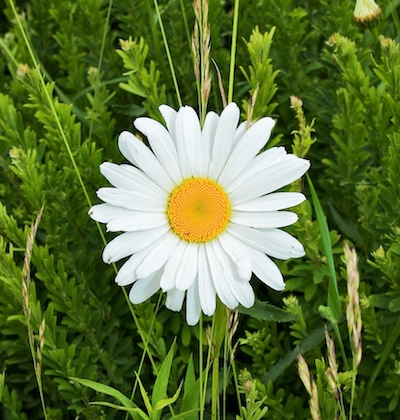
%> input picture Coursework02/Bo_Yuan_17017757/Image/flower.jpg, 400 x 420 px
$ octave Task05_2.m   (GNU Octave 9; MATLAB toolbox functions it lacks are replaced by stand-ins)
%> lines starting %> are read from the running program, lines starting %| are printed output that depends on the picture
### Coursework02/Bo_Yuan_17017757/mixGradient.m
function result = mixGradient(im_target,im_source)

%create the gradient mask for the first derivative
grad_mask_x=[-1 1];
grad_mask_y=[-1;1];

%get the first derivative of the target image

g_x_target=conv2(im_target(:,:),grad_mask_x, 'same');
g_y_target=conv2(im_target(:,:),grad_mask_y, 'same');
g_mag_target=sqrt(g_x_target.^2+g_y_target.^2);

%get the first derivative of the source image
g_x_source=conv2(im_source(:,:),grad_mask_x, 'same');
g_y_source=conv2(im_source(:,:),grad_mask_y, 'same');
g_mag_source=sqrt(g_x_source.^2+g_y_source.^2);

%work with 1-D
g_mag_target=g_mag_target(:);
g_mag_source=g_mag_source(:);

%initialize the final gradient with the source gradient
g_x_final=g_x_source(:);
g_y_final=g_y_source(:);

%if the gradient of the target image is larger than the gradient of
%the source image, use the target's gradient instead
g_x_final(abs(g_mag_target)>abs(g_mag_source))=...
            g_x_target(g_mag_target>g_mag_source);
g_y_final(abs(g_mag_target)>abs(g_mag_source))=...
            g_y_target(g_mag_target>g_mag_source);

%map to 2-D
g_x_final=reshape(g_x_final,size(im_source,1),size(im_source,2));
g_y_final=reshape(g_y_final,size(im_source,1),size(im_source,2));

%get the final laplacian of the combination between the source and
%target images lap=second deriv of x + second deriv of y
lap=conv2(g_x_final,grad_mask_x, 'same');
lap=lap+conv2(g_y_final,grad_mask_y, 'same');

result = lap;

end

### Coursework02/Bo_Yuan_17017757/compute1DIndex.m
function result = compute1DIndex(mask)

%create a matrix, its size is equal to the mask
[m,n] = size(mask);
matrix = zeros();

index = 1;

for i = 1:m
    for j = 1:n

        % if the point is the one which needs to compute (value is equal to 1)
        if mask(i,j) == 1

            % give the point a 1d index
            matrix(i,j) = index;

            index=index+1;
        end
    end
end

result = matrix;

end

### Coursework02/Bo_Yuan_17017757/constructEquation.m
function [A,b] = constructEquation(n,im_target,im_mask,lap,indexMatrix)
    %At most, there are 5 coefficients per row
    %
    coeff_num = 5;

    %create the sparse matrix to save memory
    A = spalloc(n, n, n*coeff_num);

    b = zeros(n,1);

    index = 0;

    for x=1:size(indexMatrix,1)
        for y=1:size(indexMatrix,2)

            if im_mask(x,y)==1

                index = index+1;
                A(index,index)=4; %the diagonal represent the current pixel

                %check the boundary
                if im_mask(x-1,y)==0 %known left pixel
                    b(index)=im_target(x-1,y); %add it to B
                else %unknown boundary
                    A(index,indexMatrix(x-1,y))=-1; %set its coefficient to -1
                end
                if im_mask(x+1,y)==0 %known right pixel
                    b(index)=b(index)+im_target(x+1,y); %add it to B
                else %unknown boundary
                    A(index,indexMatrix(x+1,y))=-1; %set its coefficient to -1
                end
                if im_mask(x,y-1)==0 %known bottom pixel
                    b(index)=b(index)+im_target(x,y-1); %add it to B
                else %unknown boundary
                    A(index,indexMatrix(x,y-1))=-1; %set its coefficient to -1
                end
                if im_mask(x,y+1)==0 %known top pixel
                    b(index)=b(index)+im_target(x,y+1); %add it to B
                else %unknown boundary
                    A(index,indexMatrix(x,y+1))=-1; %set its coefficient to -1
                end

                %update the B vector with the laplacian value

                b(index)=b(index)-lap(x,y);

            end

        end
    end

end

### Coursework02/Bo_Yuan_17017757/Task05_2.m
close all;
clear;
clc;

%% read image / convert the type to double
im_target = imread('image/flower.jpg');
%> im_target is the input picture: size 420x400x3 uint8; mean R, G, B 93.9, 114.8, 56.6


im_source = imread('image/aaa.jpg');
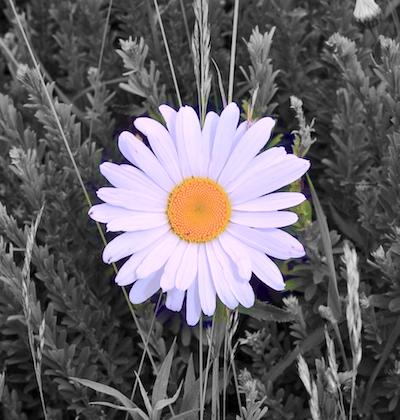
%> input picture Coursework02/Bo_Yuan_17017757/Image/aaa.jpg, 400 x 420 px
%> im_source is the input picture: size 420x400x3 uint8; mean R, G, B 103.7, 99.4, 104

% change color
im_source_r = im_source(:,:,1);
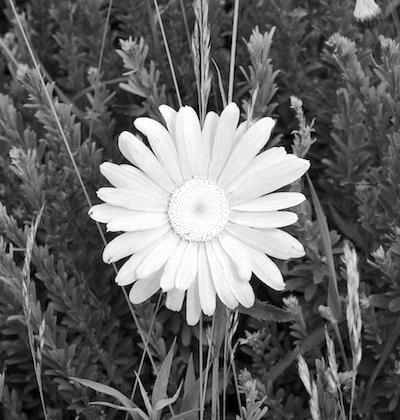
%> im_source_r: size 420x400 uint8; min 0, max 255, mean 103.7
im_source_g = im_source(:,:,2)-100;
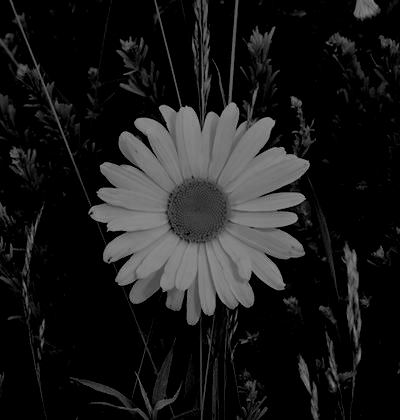
%> im_source_g: size 420x400 uint8; min 0, max 151, mean 27.2
im_source_b = im_source(:,:,3)-255;
%> im_source_b: size 420x400 uint8; every value is 0

im_source = cat(3,im_source_r,im_source_g,im_source_b);
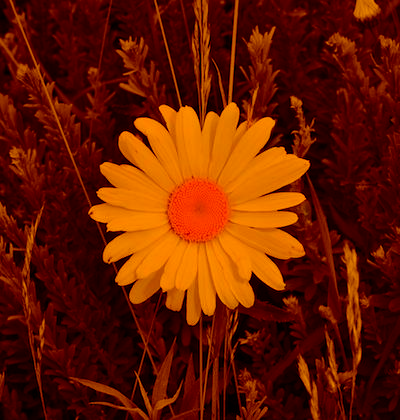
%> im_source: size 420x400x3 uint8; mean R, G, B 103.7, 27.2, 0


im_source = double(im_source);
%> im_source: size 420x400x3 double
im_target = double(im_target);
%> im_target: size 420x400x3 double


[rows, cols, channel] = size(im_source);
%> rows = 420; cols = 400; channel = 3


%% Polygon: define a polygon to set up a mask

polygon = [184,96;128,111;91,162;80,214;96,263;127,310;190,335;245,318;293,295;313,255;312,212;318,162;277,114;235,97];

x = polygon(:,1);
y = polygon(:,2);

% mask of source image
im_mask = poly2mask(x,y,rows,cols);

% find the number of unknown pixels based on the mask
n = size(find(im_mask==1),1);
%> n = 44158

%% create the laplacian mask for the second derivative of the source image
laplacian_mask = [0 1 0; 1 -4 1; 0 1 0];

%% output the image
im_out = im_target;

%> (the run ends here)
